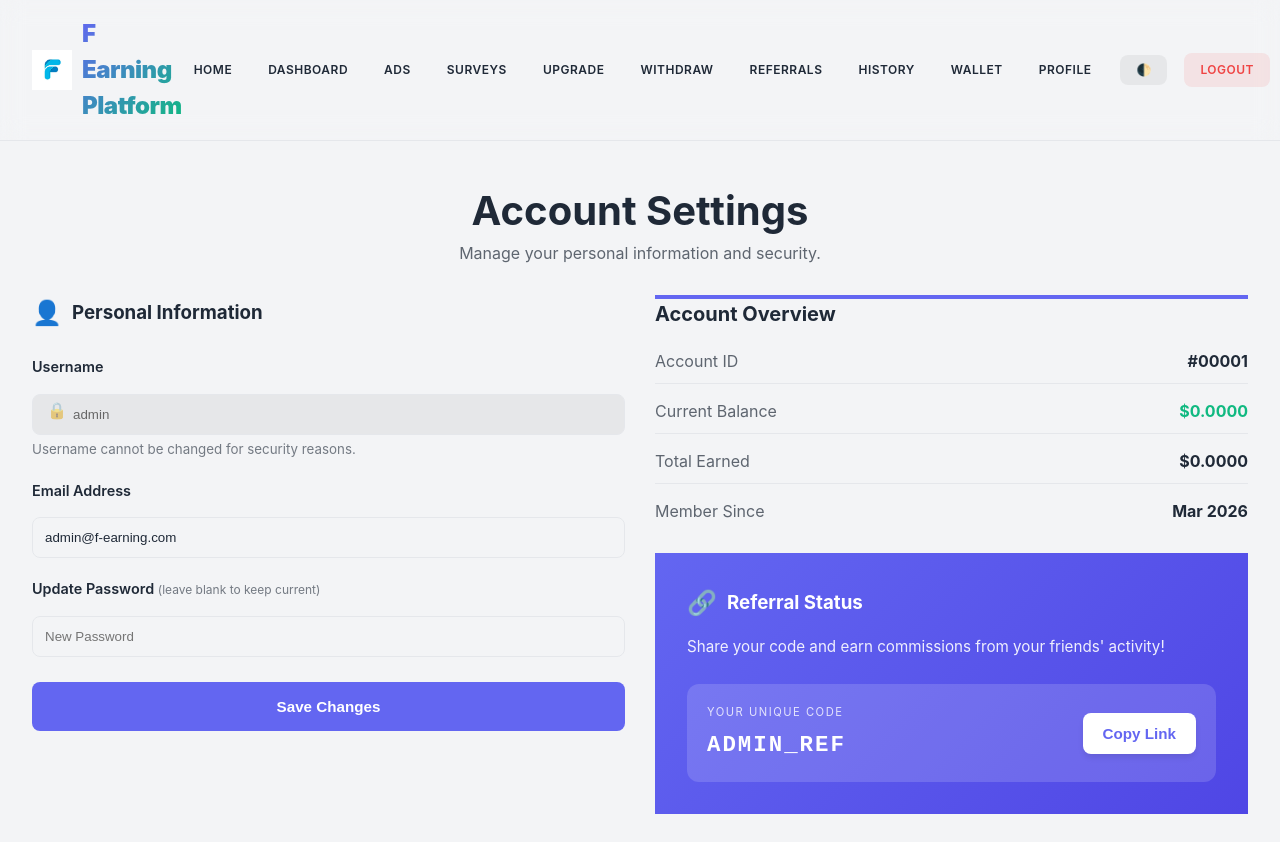
Screenshot of /user/profile.php (signed in) with the database file from the repository.
### tables this page shows
CREATE TABLE IF NOT EXISTS `users` (
    `id` INT AUTO_INCREMENT PRIMARY KEY,
    `username` VARCHAR(50) NOT NULL UNIQUE,
    `email` VARCHAR(100) NOT NULL UNIQUE,
    `country` VARCHAR(100) DEFAULT 'Global',
    `password` VARCHAR(255) NOT NULL,
    `balance` DECIMAL(15, 4) DEFAULT 0.0000,
    `total_earned` DECIMAL(15, 4) DEFAULT 0.0000,
    `referral_code` VARCHAR(20) UNIQUE,
    `referred_by` INT DEFAULT NULL,
    `is_admin` TINYINT(1) DEFAULT 0,
    `is_verified` TINYINT(1) DEFAULT 0,
    `status` ENUM('active', 'blocked') DEFAULT 'active',
    `membership_id` INT DEFAULT 1,
    `membership_expires_at` TIMESTAMP NULL,
    `verification_token` VARCHAR(100),
    `otp_code` VARCHAR(10),
    `otp_expiry` DATETIME,
    `reset_token` VARCHAR(100),
    `reset_token_expiry` DATETIME,
    `created_at` TIMESTAMP DEFAULT CURRENT_TIMESTAMP,
    FOREIGN KEY (`referred_by`) REFERENCES `users`(`id`) ON DELETE SET NULL
);

### includes/user_functions.php (called while the page is built, shortened)
<?php
require_once __DIR__ . '/../config/config.php';
class User {
    private $pdo;
    public function __construct($pdo) {
        $this->pdo = $pdo;
    }
    public function getUserDetails($user_id) {
        $stmt = $this->pdo->prepare("SELECT * FROM users WHERE id = ?");
        $stmt->execute([$user_id]);
        return $stmt->fetch();
    }
}
$userClass = new User($pdo);
?>

### user/profile.php (the view, shortened to what this page needs)
<?php
require_once __DIR__ . '/../includes/user_functions.php';
$user = $userClass->getUserDetails($_SESSION['user_id']);
?>
<!DOCTYPE html>
<html lang="en">
<head>
    <link rel="stylesheet" href="../assets/css/style.css">
</head>
<body class="light">
    <header class="navbar-fixed">
        <nav class="navbar" style="padding-left: 2rem; padding-right: 2rem;">
            <div class="logo">
                <a href="../index.php" style="text-decoration: none; display: flex; align-items: center; gap: 10px;">
                    <?php if(SITE_LOGO): ?>
                        <img src="../assets/img/<?php echo SITE_LOGO; ?>" alt="Logo" style="max-height: 40px;">
                    <?php endif; ?>
                    <h1><?php echo SITE_NAME; ?></h1>
                </a>
            </div>
            <div class="nav-links" id="nav-links">
                <a href="../index.php">Home</a>
                <a href="dashboard.php">Dashboard</a>
                <a href="ads.php">Ads</a>
                <a href="surveys.php">Surveys</a>
                <a href="upgrade.php">Upgrade</a>
                <a href="withdraw.php">Withdraw</a>
                <a href="referrals.php">Referrals</a>
                <a href="history.php">History</a>
                <a href="transactions.php">Wallet</a>
                <a href="profile.php">Profile</a>
                <button id="theme-toggle" class="btn">🌓</button>
                <a href="../logout.php" class="btn" style="background: rgba(239, 68, 68, 0.1); color: #ef4444; padding: 0.5rem 1rem;">Logout</a>
            </div>
        </nav>
    </header>
    <main class="fade-in" style="padding: 0 2rem; margin-bottom: 50px;">
        <div style="margin-top: 40px; margin-bottom: 30px; text-align: center;">
            <h2 style="font-size: 2.5rem;">Account Settings</h2>
            <p style="opacity: 0.7;">Manage your personal information and security.</p>
        </div>
        <div class="grid" style="display: grid; grid-template-columns: repeat(auto-fit, minmax(300px, 1fr)); gap: 30px; align-items: start;">
            <div class="card shadow-sm" style="height: 100%;">
                <h3 style="margin-bottom: 25px; display: flex; align-items: center; gap: 10px;">
                    <span style="font-size: 1.5rem;">👤</span> Personal Information
                </h3>
                <form method="POST">
                    <div style="margin-bottom: 20px;">
                        <label style="font-weight: 600; font-size: 0.9rem; display: block; margin-bottom: 8px;">Username</label>
                        <div style="position: relative;">
                            <input type="text" value="<?php echo htmlspecialchars($user['username']); ?>" disabled style="background: rgba(0,0,0,0.05); color: #666; cursor: not-allowed; padding-left: 40px;">
                            <span style="position: absolute; left: 15px; top: 12px; opacity: 0.5;">🔒</span>
                        </div>
                        <small style="opacity: 0.6; display: block; margin-top: 5px;">Username cannot be changed for security reasons.</small>
                    </div>
                    <div style="margin-bottom: 20px;">
                        <label style="font-weight: 600; font-size: 0.9rem; display: block; margin-bottom: 8px;">Email Address</label>
                        <input type="email" name="email" value="<?php echo htmlspecialchars($user['email']); ?>" required placeholder="your@email.com">
                    </div>
                    <div style="margin-bottom: 25px;">
                        <label style="font-weight: 600; font-size: 0.9rem; display: block; margin-bottom: 8px;">Update Password <small style="font-weight: 400; opacity: 0.6;">(leave blank to keep current)</small></label>
                        <input type="password" name="password" placeholder="New Password">
                    </div>
                    <button type="submit" class="btn btn-primary" style="width: 100%; padding: 1rem; font-weight: 700;">Save Changes</button>
                </form>
            </div>
            <div style="display: flex; flex-direction: column; gap: 30px; height: 100%;">
                <div class="card shadow-sm" style="border-top: 4px solid var(--primary-color);">
                    <h3 style="margin-bottom: 20px; font-size: 1.25rem;">Account Overview</h3>
                    <div style="display: flex; flex-direction: column; gap: 15px;">
                        <div style="display: flex; justify-content: space-between; align-items: center; padding-bottom: 10px; border-bottom: 1px solid var(--border-light);">
                            <span style="opacity: 0.7;">Account ID</span>
                            <span style="font-weight: 700;">#<?php echo str_pad($user['id'], 5, '0', STR_PAD_LEFT); ?></span>
                        </div>
                        <div style="display: flex; justify-content: space-between; align-items: center; padding-bottom: 10px; border-bottom: 1px solid var(--border-light);">
                            <span style="opacity: 0.7;">Current Balance</span>
                            <span style="font-weight: 700; color: var(--secondary-color);">$<?php echo number_format($user['balance'], 4); ?></span>
                        </div>
                        <div style="display: flex; justify-content: space-between; align-items: center; padding-bottom: 10px; border-bottom: 1px solid var(--border-light);">
                            <span style="opacity: 0.7;">Total Earned</span>
                            <span style="font-weight: 700;">$<?php echo number_format($user['total_earned'], 4); ?></span>
                        </div>
                        <div style="display: flex; justify-content: space-between; align-items: center;">
                            <span style="opacity: 0.7;">Member Since</span>
                            <span style="font-weight: 700;"><?php echo date('M Y', strtotime($user['created_at'])); ?></span>
                        </div>
                    </div>
                </div>
                <div class="card shadow-sm" style="background: linear-gradient(135deg, var(--primary-color), #4f46e5); color: white; padding: 2rem;">
                    <h3 style="margin-bottom: 15px; color: white; display: flex; align-items: center; gap: 10px;">
                        <span style="font-size: 1.5rem;">🔗</span> Referral Status
                    </h3>
                    <p style="font-size: 0.95rem; margin-bottom: 25px; opacity: 0.9; line-height: 1.5;">Share your code and earn commissions from your friends' activity!</p>
                    <div style="background: rgba(255,255,255,0.15); padding: 20px; border-radius: 0.75rem; display: flex; justify-content: space-between; align-items: center; gap: 15px;">
                        <div>
                            <p style="font-size: 0.7rem; text-transform: uppercase; letter-spacing: 1.5px; opacity: 0.8; margin-bottom: 8px;">Your Unique Code</p>
                            <span style="font-size: 1.4rem; font-weight: 800; letter-spacing: 2px; font-family: monospace;"><?php echo $user['referral_code']; ?></span>
                        </div>
                        <button onclick="copyRef()" class="btn" style="background: white; color: var(--primary-color); border: none; padding: 12px 20px; border-radius: 0.5rem; font-weight: 700; cursor: pointer; white-space: nowrap; box-shadow: 0 4px 6px -1px rgba(0,0,0,0.1);">Copy Link</button>
                    </div>
                </div>
            </div>
        </div>
    </main>
</body>
</html>

### assets/css/style.css (style rules this page uses)
:root { --primary-color: #6366f1; --primary-hover: #4f46e5; --secondary-color: #10b981; --bg-light: #f3f4f6; --text-light: #1f2937; --bg-dark: #0f172a; --text-dark: #f8fafc; --card-bg-light: #ffffff; --card-bg-dark: #1e293b; --border-light: #e5e7eb; --border-dark: #334155; }
* { margin: 0; padding: 0; box-sizing: border-box; }
body { font-family: 'Inter', system-ui, -apple-system, sans-serif; line-height: 1.5; transition: background-color 0.3s ease, color 0.3s ease; }
body.light { background-color: var(--bg-light); color: var(--text-light); }
.navbar { display: flex; flex-direction: row; align-items: center; justify-content: space-between; padding: 1rem 2rem; position: sticky; top: 0; z-index: 100; background: inherit; backdrop-filter: blur(12px); border-bottom: 1px solid var(--border-light); width: 100%; transition: all 0.3s ease; }
.logo a { display: flex; align-items: center; gap: 10px; text-decoration: none; z-index: 102; }
.logo img { max-height: 35px; width: auto; object-fit: contain; transition: transform 0.3s ease; animation: logoPulse 2s infinite; }
.logo h1 { font-size: 1.5rem; font-weight: 900; background: linear-gradient(135deg, var(--primary-color), var(--secondary-color)); background-clip: text; -webkit-background-clip: text; -webkit-text-fill-color: transparent; margin: 0; letter-spacing: -0.5px; position: relative; }
.nav-links { display: flex; align-items: center; gap: 0.75rem; }
.nav-links a { text-decoration: none; color: inherit; font-weight: 600; transition: all 0.2s ease; font-size: 0.75rem; white-space: nowrap; text-transform: uppercase; letter-spacing: 0.5px; padding: 8px 12px; border-radius: 8px; }
.nav-links .btn { padding: 0.5rem 1rem !important; margin-left: 5px; font-size: 0.75rem; }
#theme-toggle { background: rgba(0,0,0,0.05); padding: 8px; border-radius: 8px; }
.grid { display: grid; grid-template-columns: repeat(auto-fit, minmax(300px, 1fr)); gap: 2rem; }
.btn { padding: 0.75rem 1.5rem; border-radius: 0.5rem; font-weight: 600; cursor: pointer; border: none; display: inline-flex; align-items: center; justify-content: center; transition: all 0.2s; font-size: 0.95rem; }
.btn-primary { background-color: var(--primary-color); color: white; }
.fade-in { animation: fadeIn 0.8s ease-out forwards; }
input, select, textarea { width: 100%; padding: 0.75rem; border-radius: 0.5rem; border: 1px solid var(--border-light); background: transparent; color: inherit; margin-top: 0.5rem; transition: border-color 0.2s; }

### rows the page displays
users: username "admin", email "admin@f-earning.com", id "00001", balance "0.0000", total_earned "0.0000", created_at "Mar 2026", referral_code "ADMIN_REF"

### other values shown
SITE_NAME "F Earning Platform"
